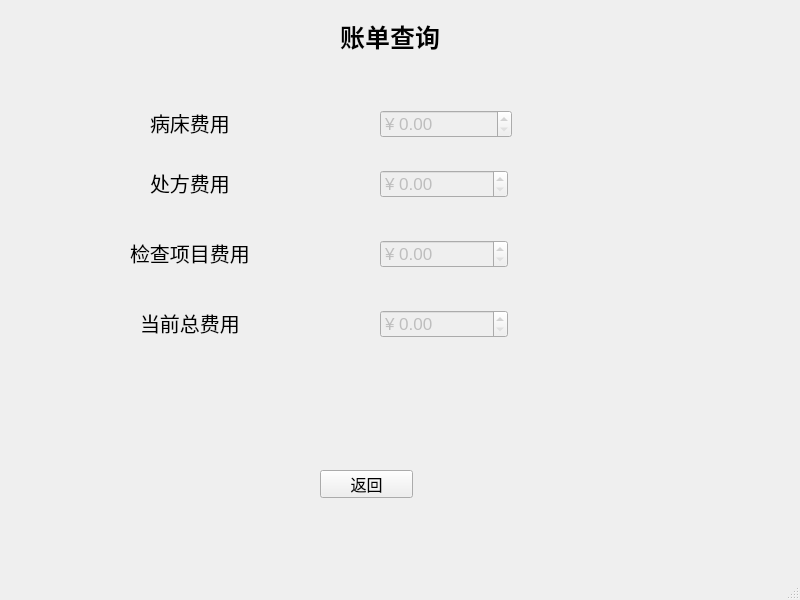
<?xml version="1.0" encoding="UTF-8"?>
<ui version="4.0">
 <class>show_list</class>
 <widget class="QMainWindow" name="show_list">
  <property name="geometry">
   <rect>
    <x>0</x>
    <y>0</y>
    <width>800</width>
    <height>600</height>
   </rect>
  </property>
  <property name="windowTitle">
   <string>List</string>
  </property>
  <property name="windowIcon">
   <iconset resource="image.qrc">
    <normaloff>:/new/prefix1/icon.png</normaloff>:/new/prefix1/icon.png</iconset>
  </property>
  <widget class="QWidget" name="centralwidget">
   <property name="styleSheet">
    <string notr="true">#centralwidget{
border-image:url(:/new/prefix1/inspection.jpg);
}</string>
   </property>
   <widget class="QLabel" name="label">
    <property name="geometry">
     <rect>
      <x>340</x>
      <y>20</y>
      <width>132</width>
      <height>33</height>
     </rect>
    </property>
    <property name="font">
     <font>
      <pointsize>19</pointsize>
      <weight>75</weight>
      <bold>true</bold>
     </font>
    </property>
    <property name="text">
     <string>账单查询</string>
    </property>
   </widget>
   <widget class="QLabel" name="label_2">
    <property name="geometry">
     <rect>
      <x>150</x>
      <y>110</y>
      <width>100</width>
      <height>25</height>
     </rect>
    </property>
    <property name="font">
     <font>
      <pointsize>15</pointsize>
     </font>
    </property>
    <property name="text">
     <string>病床费用</string>
    </property>
   </widget>
   <widget class="QLabel" name="label_3">
    <property name="geometry">
     <rect>
      <x>150</x>
      <y>170</y>
      <width>100</width>
      <height>25</height>
     </rect>
    </property>
    <property name="font">
     <font>
      <pointsize>15</pointsize>
     </font>
    </property>
    <property name="text">
     <string>处方费用</string>
    </property>
   </widget>
   <widget class="QLabel" name="label_4">
    <property name="geometry">
     <rect>
      <x>130</x>
      <y>240</y>
      <width>150</width>
      <height>25</height>
     </rect>
    </property>
    <property name="font">
     <font>
      <pointsize>15</pointsize>
     </font>
    </property>
    <property name="text">
     <string>检查项目费用</string>
    </property>
   </widget>
   <widget class="QLabel" name="label_5">
    <property name="geometry">
     <rect>
      <x>140</x>
      <y>310</y>
      <width>125</width>
      <height>25</height>
     </rect>
    </property>
    <property name="font">
     <font>
      <pointsize>15</pointsize>
     </font>
    </property>
    <property name="text">
     <string>当前总费用</string>
    </property>
   </widget>
   <widget class="QPushButton" name="pushButton">
    <property name="geometry">
     <rect>
      <x>320</x>
      <y>470</y>
      <width>93</width>
      <height>28</height>
     </rect>
    </property>
    <property name="font">
     <font>
      <pointsize>12</pointsize>
     </font>
    </property>
    <property name="text">
     <string>返回</string>
    </property>
   </widget>
   <widget class="QDoubleSpinBox" name="doubleSpinBox_bed_cost">
    <property name="enabled">
     <bool>false</bool>
    </property>
    <property name="geometry">
     <rect>
      <x>380</x>
      <y>110</y>
      <width>132</width>
      <height>28</height>
     </rect>
    </property>
    <property name="font">
     <font>
      <pointsize>13</pointsize>
     </font>
    </property>
    <property name="prefix">
     <string>¥ </string>
    </property>
    <property name="maximum">
     <double>999999.989999999990687</double>
    </property>
   </widget>
   <widget class="QDoubleSpinBox" name="doubleSpinBox_pres_cost">
    <property name="enabled">
     <bool>false</bool>
    </property>
    <property name="geometry">
     <rect>
      <x>380</x>
      <y>170</y>
      <width>128</width>
      <height>28</height>
     </rect>
    </property>
    <property name="font">
     <font>
      <pointsize>13</pointsize>
     </font>
    </property>
    <property name="prefix">
     <string>¥ </string>
    </property>
    <property name="maximum">
     <double>999999.989999999990687</double>
    </property>
   </widget>
   <widget class="QDoubleSpinBox" name="doubleSpinBox_ins_cost">
    <property name="enabled">
     <bool>false</bool>
    </property>
    <property name="geometry">
     <rect>
      <x>380</x>
      <y>240</y>
      <width>128</width>
      <height>28</height>
     </rect>
    </property>
    <property name="font">
     <font>
      <pointsize>13</pointsize>
     </font>
    </property>
    <property name="prefix">
     <string>¥ </string>
    </property>
    <property name="maximum">
     <double>999999.989999999990687</double>
    </property>
   </widget>
   <widget class="QDoubleSpinBox" name="doubleSpinBox_sum_cost">
    <property name="enabled">
     <bool>false</bool>
    </property>
    <property name="geometry">
     <rect>
      <x>380</x>
      <y>310</y>
      <width>128</width>
      <height>28</height>
     </rect>
    </property>
    <property name="font">
     <font>
      <pointsize>13</pointsize>
     </font>
    </property>
    <property name="prefix">
     <string>¥ </string>
    </property>
    <property name="maximum">
     <double>999999.989999999990687</double>
    </property>
   </widget>
  </widget>
  <widget class="QMenuBar" name="menubar">
   <property name="geometry">
    <rect>
     <x>0</x>
     <y>0</y>
     <width>800</width>
     <height>26</height>
    </rect>
   </property>
  </widget>
  <widget class="QStatusBar" name="statusbar"/>
 </widget>
 <resources>
  <include location="image.qrc"/>
 </resources>
 <connections/>
</ui>
